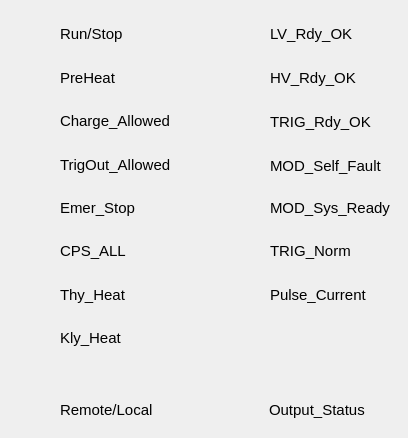
     <widget class="QWidget" name="scrollAreaWidgetContents_7">
      <property name="geometry">
       <rect>
        <x>0</x>
        <y>0</y>
        <width>408</width>
        <height>438</height>
       </rect>
      </property>
      <widget class="PyDMLabel" name="PyDMLabel_126">
       <property name="geometry">
        <rect>
         <x>270</x>
         <y>277</y>
         <width>120</width>
         <height>36</height>
        </rect>
       </property>
       <property name="minimumSize">
        <size>
         <width>120</width>
         <height>35</height>
        </size>
       </property>
       <property name="maximumSize">
        <size>
         <width>120</width>
         <height>16777215</height>
        </size>
       </property>
       <property name="font">
        <font>
         <pointsize>11</pointsize>
        </font>
       </property>
       <property name="toolTip">
        <string/>
       </property>
       <property name="text">
        <string>Pulse_Current</string>
       </property>
      </widget>
      <widget class="SiriusLedAlert" name="SiriusLedAlert_8">
       <property name="geometry">
        <rect>
         <x>16</x>
         <y>319</y>
         <width>36</width>
         <height>36</height>
        </rect>
       </property>
       <property name="toolTip">
        <string/>
       </property>
       <property name="onColor">
        <color>
         <red>0</red>
         <green>140</green>
         <blue>0</blue>
        </color>
       </property>
       <property name="offColor">
        <color>
         <red>207</red>
         <green>0</green>
         <blue>0</blue>
        </color>
       </property>
       <property name="channel" stdset="0">
        <string>LI-01:PU-Modltr-1:Kly_Heat</string>
       </property>
      </widget>
      <widget class="PyDMLabel" name="PyDMLabel_127">
       <property name="geometry">
        <rect>
         <x>60</x>
         <y>277</y>
         <width>120</width>
         <height>36</height>
        </rect>
       </property>
       <property name="minimumSize">
        <size>
         <width>120</width>
         <height>35</height>
        </size>
       </property>
       <property name="maximumSize">
        <size>
         <width>120</width>
         <height>16777215</height>
        </size>
       </property>
       <property name="font">
        <font>
         <pointsize>11</pointsize>
        </font>
       </property>
       <property name="toolTip">
        <string/>
       </property>
       <property name="text">
        <string>Thy_Heat</string>
       </property>
      </widget>
      <widget class="SiriusLedAlert" name="SiriusLedAlert_3">
       <property name="geometry">
        <rect>
         <x>16</x>
         <y>102</y>
         <width>36</width>
         <height>36</height>
        </rect>
       </property>
       <property name="toolTip">
        <string/>
       </property>
       <property name="onColor">
        <color>
         <red>0</red>
         <green>140</green>
         <blue>0</blue>
        </color>
       </property>
       <property name="offColor">
        <color>
         <red>207</red>
         <green>0</green>
         <blue>0</blue>
        </color>
       </property>
       <property name="channel" stdset="0">
        <string>LI-01:PU-Modltr-1:Charge_Allowed</string>
       </property>
      </widget>
      <widget class="PyDMLabel" name="PyDMLabel_115">
       <property name="geometry">
        <rect>
         <x>270</x>
         <y>148</y>
         <width>120</width>
         <height>36</height>
        </rect>
       </property>
       <property name="minimumSize">
        <size>
         <width>120</width>
         <height>35</height>
        </size>
       </property>
       <property name="maximumSize">
        <size>
         <width>120</width>
         <height>16777215</height>
        </size>
       </property>
       <property name="font">
        <font>
         <pointsize>11</pointsize>
        </font>
       </property>
       <property name="toolTip">
        <string/>
       </property>
       <property name="text">
        <string>MOD_Self_Fault</string>
       </property>
      </widget>
      <widget class="PyDMLabel" name="PyDMLabel_108">
       <property name="geometry">
        <rect>
         <x>60</x>
         <y>103</y>
         <width>120</width>
         <height>36</height>
        </rect>
       </property>
       <property name="minimumSize">
        <size>
         <width>120</width>
         <height>35</height>
        </size>
       </property>
       <property name="maximumSize">
        <size>
         <width>120</width>
         <height>16777215</height>
        </size>
       </property>
       <property name="font">
        <font>
         <pointsize>11</pointsize>
        </font>
       </property>
       <property name="toolTip">
        <string/>
       </property>
       <property name="text">
        <string>Charge_Allowed</string>
       </property>
      </widget>
      <widget class="PyDMLabel" name="PyDMLabel_129">
       <property name="geometry">
        <rect>
         <x>60</x>
         <y>320</y>
         <width>120</width>
         <height>36</height>
        </rect>
       </property>
       <property name="minimumSize">
        <size>
         <width>120</width>
         <height>35</height>
        </size>
       </property>
       <property name="maximumSize">
        <size>
         <width>120</width>
         <height>16777215</height>
        </size>
       </property>
       <property name="font">
        <font>
         <pointsize>11</pointsize>
        </font>
       </property>
       <property name="toolTip">
        <string/>
       </property>
       <property name="text">
        <string>Kly_Heat</string>
       </property>
      </widget>
      <widget class="SiriusLedAlert" name="SiriusLedAlert_23">
       <property name="geometry">
        <rect>
         <x>226</x>
         <y>276</y>
         <width>36</width>
         <height>36</height>
        </rect>
       </property>
       <property name="toolTip">
        <string/>
       </property>
       <property name="onColor">
        <color>
         <red>0</red>
         <green>140</green>
         <blue>0</blue>
        </color>
       </property>
       <property name="offColor">
        <color>
         <red>207</red>
         <green>0</green>
         <blue>0</blue>
        </color>
       </property>
       <property name="channel" stdset="0">
        <string>LI-01:PU-Modltr-1:Pulse_Current</string>
       </property>
      </widget>
      <widget class="SiriusLedAlert" name="SiriusLedAlert_19">
       <property name="geometry">
        <rect>
         <x>226</x>
         <y>103</y>
         <width>36</width>
         <height>36</height>
        </rect>
       </property>
       <property name="toolTip">
        <string/>
       </property>
       <property name="onColor">
        <color>
         <red>0</red>
         <green>140</green>
         <blue>0</blue>
        </color>
       </property>
       <property name="offColor">
        <color>
         <red>207</red>
         <green>0</green>
         <blue>0</blue>
        </color>
       </property>
       <property name="channel" stdset="0">
        <string>LI-01:PU-Modltr-1:TRIG_Rdy_OK</string>
       </property>
      </widget>
      <widget class="SiriusLedAlert" name="SiriusLedAlert_5">
       <property name="geometry">
        <rect>
         <x>16</x>
         <y>189</y>
         <width>36</width>
         <height>36</height>
        </rect>
       </property>
       <property name="toolTip">
        <string/>
       </property>
       <property name="onColor">
        <color>
         <red>0</red>
         <green>140</green>
         <blue>0</blue>
        </color>
       </property>
       <property name="offColor">
        <color>
         <red>207</red>
         <green>0</green>
         <blue>0</blue>
        </color>
       </property>
       <property name="channel" stdset="0">
        <string>LI-01:PU-Modltr-1:Emer_Stop</string>
       </property>
      </widget>
      <widget class="PyDMLabel" name="PyDMLabel_91">
       <property name="geometry">
        <rect>
         <x>270</x>
         <y>16</y>
         <width>120</width>
         <height>36</height>
        </rect>
       </property>
       <property name="minimumSize">
        <size>
         <width>120</width>
         <height>35</height>
        </size>
       </property>
       <property name="maximumSize">
        <size>
         <width>120</width>
         <height>16777215</height>
        </size>
       </property>
       <property name="font">
        <font>
         <pointsize>11</pointsize>
        </font>
       </property>
       <property name="toolTip">
        <string/>
       </property>
       <property name="text">
        <string>LV_Rdy_OK</string>
       </property>
      </widget>
      <widget class="SiriusLedAlert" name="SiriusLedAlert_6">
       <property name="geometry">
        <rect>
         <x>16</x>
         <y>232</y>
         <width>36</width>
         <height>36</height>
        </rect>
       </property>
       <property name="toolTip">
        <string/>
       </property>
       <property name="onColor">
        <color>
         <red>0</red>
         <green>140</green>
         <blue>0</blue>
        </color>
       </property>
       <property name="offColor">
        <color>
         <red>207</red>
         <green>0</green>
         <blue>0</blue>
        </color>
       </property>
       <property name="channel" stdset="0">
        <string>LI-01:PU-Modltr-1:CPS_ALL</string>
       </property>
      </widget>
      <widget class="SiriusLedAlert" name="SiriusLedAlert_18">
       <property name="geometry">
        <rect>
         <x>226</x>
         <y>59</y>
         <width>36</width>
         <height>36</height>
        </rect>
       </property>
       <property name="toolTip">
        <string/>
       </property>
       <property name="onColor">
        <color>
         <red>0</red>
         <green>140</green>
         <blue>0</blue>
        </color>
       </property>
       <property name="offColor">
        <color>
         <red>207</red>
         <green>0</green>
         <blue>0</blue>
        </color>
       </property>
       <property name="channel" stdset="0">
        <string>LI-01:PU-Modltr-1:HV_Rdy_OK</string>
       </property>
      </widget>
      <widget class="SiriusLedAlert" name="SiriusLedAlert_20">
       <property name="geometry">
        <rect>
         <x>226</x>
         <y>147</y>
         <width>36</width>
         <height>36</height>
        </rect>
       </property>
       <property name="toolTip">
        <string/>
       </property>
       <property name="onColor">
        <color>
         <red>0</red>
         <green>140</green>
         <blue>0</blue>
        </color>
       </property>
       <property name="offColor">
        <color>
         <red>207</red>
         <green>0</green>
         <blue>0</blue>
        </color>
       </property>
       <property name="channel" stdset="0">
        <string>LI-01:PU-Modltr-1:MOD_Self_Fault</string>
       </property>
      </widget>
      <widget class="SiriusLedAlert" name="SiriusLedAlert_4">
       <property name="geometry">
        <rect>
         <x>16</x>
         <y>146</y>
         <width>36</width>
         <height>36</height>
        </rect>
       </property>
       <property name="toolTip">
        <string/>
       </property>
       <property name="onColor">
        <color>
         <red>0</red>
         <green>140</green>
         <blue>0</blue>
        </color>
       </property>
       <property name="offColor">
        <color>
         <red>207</red>
         <green>0</green>
         <blue>0</blue>
        </color>
       </property>
       <property name="channel" stdset="0">
        <string>LI-01:PU-Modltr-1:TrigOut_Allowed</string>
       </property>
      </widget>
      <widget class="PyDMLabel" name="PyDMLabel_123">
       <property name="geometry">
        <rect>
         <x>60</x>
         <y>190</y>
         <width>120</width>
         <height>36</height>
        </rect>
       </property>
       <property name="minimumSize">
        <size>
         <width>120</width>
         <height>35</height>
        </size>
       </property>
       <property name="maximumSize">
        <size>
         <width>120</width>
         <height>16777215</height>
        </size>
       </property>
       <property name="font">
        <font>
         <pointsize>11</pointsize>
        </font>
       </property>
       <property name="toolTip">
        <string/>
       </property>
       <property name="text">
        <string>Emer_Stop</string>
       </property>
      </widget>
      <widget class="SiriusLedAlert" name="SiriusLedAlert_22">
       <property name="geometry">
        <rect>
         <x>226</x>
         <y>232</y>
         <width>36</width>
         <height>36</height>
        </rect>
       </property>
       <property name="toolTip">
        <string/>
       </property>
       <property name="onColor">
        <color>
         <red>0</red>
         <green>140</green>
         <blue>0</blue>
        </color>
       </property>
       <property name="offColor">
        <color>
         <red>207</red>
         <green>0</green>
         <blue>0</blue>
        </color>
       </property>
       <property name="channel" stdset="0">
        <string>LI-01:PU-Modltr-1:TRIG_Norm</string>
       </property>
      </widget>
      <widget class="SiriusLedAlert" name="SiriusLedAlert_21">
       <property name="geometry">
        <rect>
         <x>226</x>
         <y>189</y>
         <width>36</width>
         <height>36</height>
        </rect>
       </property>
       <property name="toolTip">
        <string/>
       </property>
       <property name="onColor">
        <color>
         <red>0</red>
         <green>140</green>
         <blue>0</blue>
        </color>
       </property>
       <property name="offColor">
        <color>
         <red>207</red>
         <green>0</green>
         <blue>0</blue>
        </color>
       </property>
       <property name="channel" stdset="0">
        <string>LI-01:PU-Modltr-1:MOD_Sys_Ready</string>
       </property>
      </widget>
      <widget class="PyDMLabel" name="PyDMLabel_122">
       <property name="geometry">
        <rect>
         <x>270</x>
         <y>190</y>
         <width>120</width>
         <height>36</height>
        </rect>
       </property>
       <property name="minimumSize">
        <size>
         <width>120</width>
         <height>35</height>
        </size>
       </property>
       <property name="maximumSize">
        <size>
         <width>120</width>
         <height>16777215</height>
        </size>
       </property>
       <property name="font">
        <font>
         <pointsize>11</pointsize>
        </font>
       </property>
       <property name="toolTip">
        <string/>
       </property>
       <property name="text">
        <string>MOD_Sys_Ready</string>
       </property>
      </widget>
      <widget class="SiriusLedAlert" name="SiriusLedAlert">
       <property name="geometry">
        <rect>
         <x>16</x>
         <y>15</y>
         <width>36</width>
         <height>36</height>
        </rect>
       </property>
       <property name="toolTip">
        <string/>
       </property>
       <property name="onColor">
        <color>
         <red>0</red>
         <green>140</green>
         <blue>0</blue>
        </color>
       </property>
       <property name="offColor">
        <color>
         <red>207</red>
         <green>0</green>
         <blue>0</blue>
        </color>
       </property>
       <property name="channel" stdset="0">
        <string>LI-01:PU-Modltr-1:Run/Stop</string>
       </property>
      </widget>
      <widget class="SiriusLedAlert" name="SiriusLedAlert_7">
       <property name="geometry">
        <rect>
         <x>16</x>
         <y>276</y>
         <width>36</width>
         <height>36</height>
        </rect>
       </property>
       <property name="toolTip">
        <string/>
       </property>
       <property name="onColor">
        <color>
         <red>0</red>
         <green>140</green>
         <blue>0</blue>
        </color>
       </property>
       <property name="offColor">
        <color>
         <red>207</red>
         <green>0</green>
         <blue>0</blue>
        </color>
       </property>
       <property name="channel" stdset="0">
        <string>LI-01:PU-Modltr-1:Thy_Heat</string>
       </property>
      </widget>
      <widget class="PyDMLabel" name="PyDMLabel_124">
       <property name="geometry">
        <rect>
         <x>270</x>
         <y>233</y>
         <width>120</width>
         <height>36</height>
        </rect>
       </property>
       <property name="minimumSize">
        <size>
         <width>120</width>
         <height>35</height>
        </size>
       </property>
       <property name="maximumSize">
        <size>
         <width>120</width>
         <height>16777215</height>
        </size>
       </property>
       <property name="font">
        <font>
         <pointsize>11</pointsize>
        </font>
       </property>
       <property name="toolTip">
        <string/>
       </property>
       <property name="text">
        <string>TRIG_Norm</string>
       </property>
      </widget>
      <widget class="PyDMLabel" name="PyDMLabel_93">
       <property name="geometry">
        <rect>
         <x>270</x>
         <y>60</y>
         <width>120</width>
         <height>36</height>
        </rect>
       </property>
       <property name="minimumSize">
        <size>
         <width>120</width>
         <height>35</height>
        </size>
       </property>
       <property name="maximumSize">
        <size>
         <width>120</width>
         <height>16777215</height>
        </size>
       </property>
       <property name="font">
        <font>
         <pointsize>11</pointsize>
        </font>
       </property>
       <property name="toolTip">
        <string/>
       </property>
       <property name="text">
        <string>HV_Rdy_OK</string>
       </property>
      </widget>
      <widget class="SiriusLedAlert" name="SiriusLedAlert_17">
       <property name="geometry">
        <rect>
         <x>226</x>
         <y>15</y>
         <width>36</width>
         <height>36</height>
        </rect>
       </property>
       <property name="toolTip">
        <string/>
       </property>
       <property name="onColor">
        <color>
         <red>0</red>
         <green>140</green>
         <blue>0</blue>
        </color>
       </property>
       <property name="offColor">
        <color>
         <red>207</red>
         <green>0</green>
         <blue>0</blue>
        </color>
       </property>
       <property name="channel" stdset="0">
        <string>LI-01:PU-Modltr-1:LV_Rdy_OK</string>
       </property>
      </widget>
      <widget class="PyDMLabel" name="PyDMLabel_119">
       <property name="geometry">
        <rect>
         <x>60</x>
         <y>147</y>
         <width>120</width>
         <height>36</height>
        </rect>
       </property>
       <property name="minimumSize">
        <size>
         <width>120</width>
         <height>35</height>
        </size>
       </property>
       <property name="maximumSize">
        <size>
         <width>120</width>
         <height>16777215</height>
        </size>
       </property>
       <property name="font">
        <font>
         <pointsize>11</pointsize>
        </font>
       </property>
       <property name="toolTip">
        <string/>
       </property>
       <property name="text">
        <string>TrigOut_Allowed</string>
       </property>
      </widget>
      <widget class="PyDMLabel" name="PyDMLabel_125">
       <property name="geometry">
        <rect>
         <x>60</x>
         <y>233</y>
         <width>120</width>
         <height>36</height>
        </rect>
       </property>
       <property name="minimumSize">
        <size>
         <width>120</width>
         <height>35</height>
        </size>
       </property>
       <property name="maximumSize">
        <size>
         <width>120</width>
         <height>16777215</height>
        </size>
       </property>
       <property name="font">
        <font>
         <pointsize>11</pointsize>
        </font>
       </property>
       <property name="toolTip">
        <string/>
       </property>
       <property name="text">
        <string>CPS_ALL</string>
       </property>
      </widget>
      <widget class="PyDMLabel" name="PyDMLabel_104">
       <property name="geometry">
        <rect>
         <x>270</x>
         <y>104</y>
         <width>120</width>
         <height>36</height>
        </rect>
       </property>
       <property name="minimumSize">
        <size>
         <width>120</width>
         <height>35</height>
        </size>
       </property>
       <property name="maximumSize">
        <size>
         <width>120</width>
         <height>16777215</height>
        </size>
       </property>
       <property name="font">
        <font>
         <pointsize>11</pointsize>
        </font>
       </property>
       <property name="toolTip">
        <string/>
       </property>
       <property name="text">
        <string>TRIG_Rdy_OK</string>
       </property>
      </widget>
      <widget class="SiriusLedAlert" name="SiriusLedAlert_2">
       <property name="geometry">
        <rect>
         <x>16</x>
         <y>59</y>
         <width>36</width>
         <height>36</height>
        </rect>
       </property>
       <property name="toolTip">
        <string/>
       </property>
       <property name="onColor">
        <color>
         <red>0</red>
         <green>140</green>
         <blue>0</blue>
        </color>
       </property>
       <property name="offColor">
        <color>
         <red>207</red>
         <green>0</green>
         <blue>0</blue>
        </color>
       </property>
       <property name="channel" stdset="0">
        <string>LI-01:PU-Modltr-1:PreHeat</string>
       </property>
      </widget>
      <widget class="PyDMLabel" name="PyDMLabel_90">
       <property name="geometry">
        <rect>
         <x>60</x>
         <y>16</y>
         <width>120</width>
         <height>36</height>
        </rect>
       </property>
       <property name="minimumSize">
        <size>
         <width>120</width>
         <height>35</height>
        </size>
       </property>
       <property name="maximumSize">
        <size>
         <width>120</width>
         <height>16777215</height>
        </size>
       </property>
       <property name="font">
        <font>
         <pointsize>11</pointsize>
        </font>
       </property>
       <property name="toolTip">
        <string/>
       </property>
       <property name="text">
        <string>Run/Stop</string>
       </property>
      </widget>
      <widget class="PyDMLabel" name="PyDMLabel_100">
       <property name="geometry">
        <rect>
         <x>60</x>
         <y>60</y>
         <width>120</width>
         <height>36</height>
        </rect>
       </property>
       <property name="minimumSize">
        <size>
         <width>120</width>
         <height>35</height>
        </size>
       </property>
       <property name="maximumSize">
        <size>
         <width>120</width>
         <height>16777215</height>
        </size>
       </property>
       <property name="font">
        <font>
         <pointsize>11</pointsize>
        </font>
       </property>
       <property name="toolTip">
        <string/>
       </property>
       <property name="text">
        <string>PreHeat</string>
       </property>
      </widget>
      <widget class="SiriusLedAlert" name="SiriusLedAlert_9">
       <property name="geometry">
        <rect>
         <x>16</x>
         <y>392</y>
         <width>36</width>
         <height>36</height>
        </rect>
       </property>
       <property name="toolTip">
        <string/>
       </property>
       <property name="onColor">
        <color>
         <red>0</red>
         <green>140</green>
         <blue>0</blue>
        </color>
       </property>
       <property name="offColor">
        <color>
         <red>207</red>
         <green>0</green>
         <blue>0</blue>
        </color>
       </property>
       <property name="channel" stdset="0">
        <string>LI-01:PU-Modltr-1:Remote</string>
       </property>
      </widget>
      <widget class="SiriusLedAlert" name="SiriusLedAlert_10">
       <property name="geometry">
        <rect>
         <x>226</x>
         <y>391</y>
         <width>36</width>
         <height>36</height>
        </rect>
       </property>
       <property name="toolTip">
        <string/>
       </property>
       <property name="onColor">
        <color>
         <red>0</red>
         <green>140</green>
         <blue>0</blue>
        </color>
       </property>
       <property name="offColor">
        <color>
         <red>207</red>
         <green>0</green>
         <blue>0</blue>
        </color>
       </property>
       <property name="channel" stdset="0">
        <string>LI-01:PU-Modltr-1:OutPut_Status</string>
       </property>
      </widget>
      <widget class="PyDMLabel" name="PyDMLabel_130">
       <property name="geometry">
        <rect>
         <x>60</x>
         <y>392</y>
         <width>120</width>
         <height>36</height>
        </rect>
       </property>
       <property name="minimumSize">
        <size>
         <width>120</width>
         <height>35</height>
        </size>
       </property>
       <property name="maximumSize">
        <size>
         <width>120</width>
         <height>16777215</height>
        </size>
       </property>
       <property name="font">
        <font>
         <pointsize>11</pointsize>
        </font>
       </property>
       <property name="toolTip">
        <string/>
       </property>
       <property name="text">
        <string>Remote/Local</string>
       </property>
      </widget>
      <widget class="PyDMLabel" name="PyDMLabel_131">
       <property name="geometry">
        <rect>
         <x>269</x>
         <y>392</y>
         <width>120</width>
         <height>36</height>
        </rect>
       </property>
       <property name="minimumSize">
        <size>
         <width>120</width>
         <height>35</height>
        </size>
       </property>
       <property name="maximumSize">
        <size>
         <width>120</width>
         <height>16777215</height>
        </size>
       </property>
       <property name="font">
        <font>
         <pointsize>11</pointsize>
        </font>
       </property>
       <property name="toolTip">
        <string/>
       </property>
       <property name="text">
        <string>Output_Status</string>
       </property>
      </widget>
     </widget>
